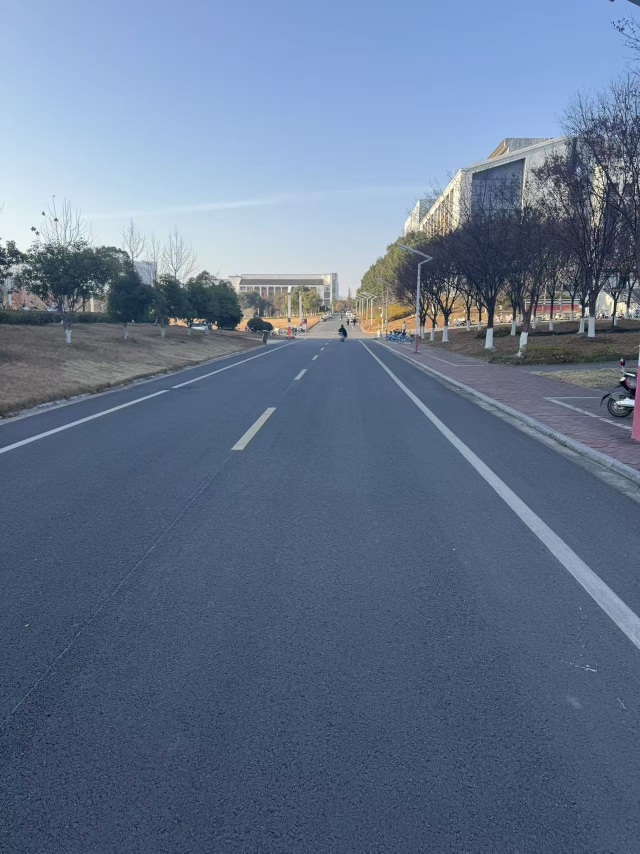
#> input picture 实验一/input_image.jpg, 1280 x 1707 px (shown at 1/2 size)
$ jupyter execute '实验一代码.ipynb'   (shell and % lines are left out)
#> lines starting #> are read from the running program, lines starting #| are printed output that depends on the picture
# 实验一：图像滤波与特征提取

## 1. 实验环境准备
导入实验所需的数值计算库 Numpy、图像处理辅助库 PIL（用于读写文件）以及绘图库 Matplotlib。
同时配置 Matplotlib 以支持中文显示。

[cell 1]
import numpy as np
import matplotlib.pyplot as plt
from PIL import Image
import time
from pathlib import Path

RESULT_DIR = Path("result")
RESULT_DIR.mkdir(exist_ok=True)

# 设置绘图风格
plt.rcParams['font.sans-serif'] = ['SimHei']  # 用于正常显示中文标签
plt.rcParams['axes.unicode_minus'] = False    # 用于正常显示负号

### 1.1 基础数学工具
为了不依赖 OpenCV 等库，我们需要手动实现以下像素级操作：
1.  **RGB 转灰度**：根据人眼对不同颜色的敏感度，使用公式：
    $$Gray = 0.299 \times R + 0.587 \times G + 0.114 \times B$$
2.  **归一化 (Normalization)**：卷积计算后的结果可能超出 0-255 范围或出现负数，需将其线性映射回 8 位整数范围以便显示。

[cell 2]
def manual_rgb2gray(img_arr):
    """
    手动实现RGB转灰度
    输入: (H, W, 3) 图像数组
    输出: (H, W) 灰度数组
    """
    if len(img_arr.shape) == 3:
        # 利用 Numpy 的点积实现加权求和
        return np.dot(img_arr[...,:3], [0.299, 0.587, 0.114]).astype(np.uint8)
    return img_arr

def min_max_normalize(img):
    """
    将矩阵数值归一化到 0-255 并转为 uint8 类型
    公式: 255 * (x - min) / (max - min)
    """
    img_min, img_max = img.min(), img.max()
    if img_max - img_min == 0:
        return img.astype(np.uint8)
    # 浮点运算保持精度，最后转整型
    return (255 * (img - img_min) / (img_max - img_min)).astype(np.uint8)

### 1.2 核心算法：手动卷积 (Convolution)
卷积是滤波和边缘检测的基础。实现步骤如下：
1.  **Padding (填充)**：为了保证输出图像尺寸与输入一致，需要在原图边缘填充 0 (Zero Padding)。填充宽度取决于卷积核尺寸。
2.  **滑动窗口 (Sliding Window)**：使用双重循环遍历图像的每一个像素。
3.  **加权求和**：提取当前窗口内的感兴趣区域 (ROI)，与卷积核进行逐元素相乘并求和，得到该位置的新像素值。

[cell 3]
def manual_convolution(img, kernel):
    """
    手动实现二维卷积操作 (不调用任何滤波库)
    img: 输入二维灰度数组
    kernel: 二维卷积核矩阵
    """
    H, W = img.shape
    k_h, k_w = kernel.shape

    # 计算需要填充的宽度 (通常是核尺寸的一半)
    pad_h, pad_w = k_h // 2, k_w // 2

    # 1. Zero Padding：创建一个大一圈的全0矩阵，把原图放中间
    padded = np.zeros((H + 2*pad_h, W + 2*pad_w), dtype=np.float32)
    padded[pad_h:-pad_h, pad_w:-pad_w] = img

    output = np.zeros((H, W), dtype=np.float32)

    # 2. 滑动窗口计算
    # 虽然用了 Numpy 的切片 (padded[...]) 来加速提取 ROI，
    # 但核心逻辑依然是手动实现的卷积原理，没有调用 cv2.filter2D
    for i in range(H):
        for j in range(W):
            # 提取与卷积核同等大小的区域
            roi = padded[i:i+k_h, j:j+k_w]
            # 卷积运算：对应位置相乘再求和
            output[i, j] = np.sum(roi * kernel)

    return output

### 1.3 数据加载
读取本地拍摄的图像文件。为了确保纯 Python 实现的卷积算法能在合理时间内运行完毕（避免双重循环耗时过长），对高分辨率图像进行了适当的等比例缩放。随后将其转换为灰度图以备后续处理。

[cell 4]
# 图片路径设置
image_path = 'input_image.jpg'

try:
    pil_img = Image.open(image_path)
#> pil_img is the input picture: PIL image 1280x1707 RGB; mean R, G, B 99.5, 116.4, 141.5

    # 图像预处理：限制最大宽度为 400px，高度等比缩放
    # 原因：手动实现的卷积（Python循环）在千万级像素的大图上会非常慢
    target_width = 400
    if pil_img.size[0] > target_width:
        scale_ratio = target_width / pil_img.size[0]
#> scale_ratio = 0.312
        new_height = int(pil_img.size[1] * scale_ratio)
#> new_height = 533
        pil_img = pil_img.resize((target_width, new_height))
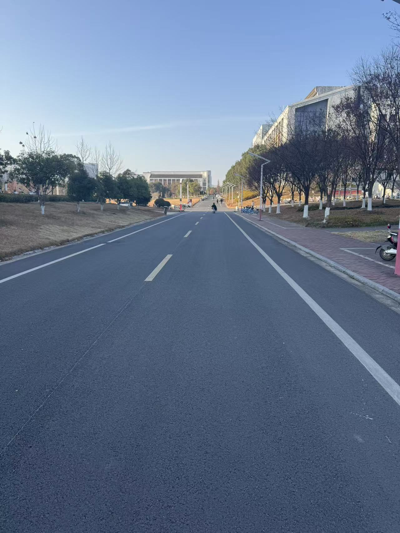
#> pil_img: PIL image 400x533 RGB; mean R, G, B 99.5, 116.4, 141.5

    img_rgb = np.array(pil_img)

    # 转换为灰度图供滤波使用
    img_gray = manual_rgb2gray(img_rgb)

    print(f"图像加载成功，处理尺寸: {img_rgb.shape}")
#| 图像加载成功，处理尺寸: (533, 400, 3)

    # 简单的预览
    plt.figure(figsize=(4, 4))
    plt.imshow(img_rgb)
    plt.title("原始输入图像")
    plt.axis('off')
    plt.show()

except FileNotFoundError:
    print(f"错误: 找不到文件 '{image_path}'，请检查文件名或路径。")
except Exception as e:
    print(f"发生未知错误: {e}")

## 2. Sobel 算子滤波

### 2.1 算法分析
Sobel 算子是一种离散微分算子，结合了高斯平滑和微分求导。它包含两组 $3 \times 3$ 的矩阵，分别为：
* **水平方向核 ($G_x$)**：检测纵向边缘。
    $$G_x = \begin{bmatrix} -1 & 0 & +1 \\ -2 & 0 & +2 \\ -1 & 0 & +1 \end{bmatrix}$$
* **垂直方向核 ($G_y$)**：检测横向边缘。
    $$G_y = \begin{bmatrix} +1 & +2 & +1 \\ 0 & 0 & 0 \\ -1 & -2 & -1 \end{bmatrix}$$

最终的梯度幅值计算公式为：$G = \sqrt{G_x^2 + G_y^2}$。

[cell 5]
def apply_sobel_filter(gray_img):
    # 定义 Sobel 核
    sobel_x = np.array([[-1, 0, 1],
                        [-2, 0, 2],
                        [-1, 0, 1]])

    sobel_y = np.array([[1, 2, 1],
                        [0, 0, 0],
                        [-1, -2, -1]])

    # 分别卷积
    grad_x = manual_convolution(gray_img, sobel_x)
#> in manual_convolution, `padded[pad_h:-pad_h, pad_w:-pad_w] = img`:
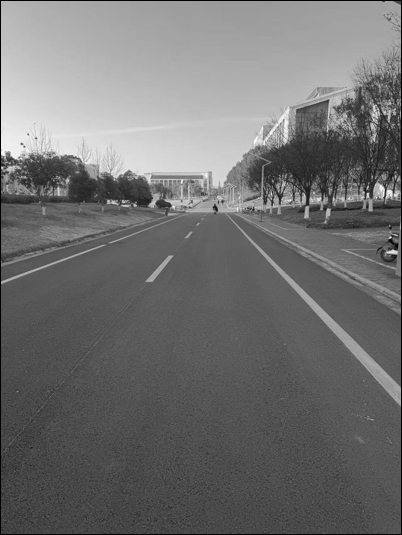
#> padded: shape (535, 402) float32; min 0, max 250, mean 112.7
#> after the loop in manual_convolution, `for i in range(H):`:
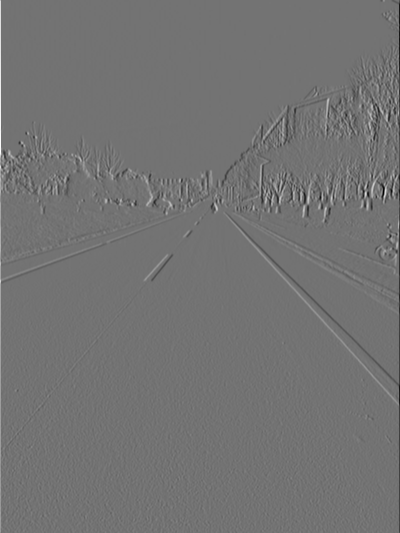
#> output: shape (533, 400) float32; min -803, max 975, mean -0.1; drawn with min black and max white
    grad_y = manual_convolution(gray_img, sobel_y)
#> after the loop in manual_convolution (call 2), `for i in range(H):`:
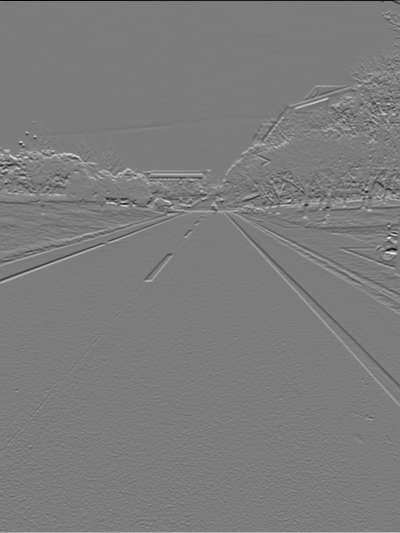
#> output: shape (533, 400) float32; min -741, max 774, mean 0.7; drawn with min black and max white

    # 合成梯度幅值
    magnitude = np.sqrt(grad_x**2 + grad_y**2)
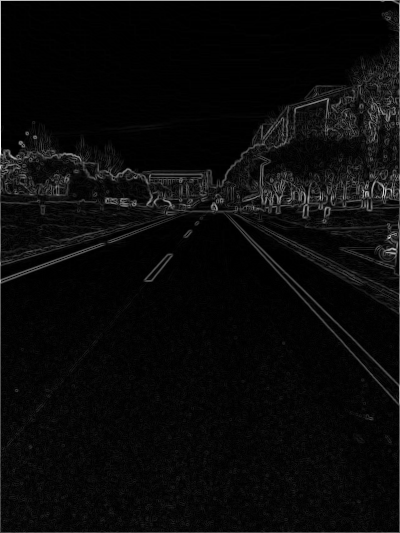
#> magnitude: shape (533, 400) float32; min 0, max 976.1, mean 39.8; drawn with min black and max white
    return min_max_normalize(magnitude)
#> in min_max_normalize, `img_min, img_max = img.min(), img.max()`: img_min = 0; img_max = 976.1

# --- 执行与保存 ---
print("正在执行 Sobel 滤波...")
sobel_img = apply_sobel_filter(img_gray)

# 保存结果
Image.fromarray(sobel_img).save(RESULT_DIR / 'result_sobel.png')

# 可视化
plt.figure(figsize=(6, 5))
plt.imshow(sobel_img, cmap='gray')
plt.title("Sobel 算子滤波结果")
plt.axis('off')
plt.show()

## 3. 给定卷积核滤波

### 3.1 算法分析
实验要求使用以下特定卷积核对图像进行滤波：
$$Kernel = \begin{bmatrix} 1 & 0 & -1 \\ 2 & 0 & -2 \\ 1 & 0 & -1 \end{bmatrix}$$

**分析**：观察该矩阵结构，左侧权重为正，右侧权重为负，中间为 0。这在数学上等同于 Sobel 算子中的 $G_x$ 翻转（或者说它计算的是水平方向上的灰度差分）。因此，预期该算法将强烈响应图像中的**竖直边缘**（如墙缝、树干等），而对水平边缘响应较弱。

[cell 6]
def apply_custom_kernel(gray_img):
    # 定义题目给定的核
    kernel = np.array([[1, 0, -1],
                       [2, 0, -2],
                       [1, 0, -1]])

    # 执行卷积
    result = manual_convolution(gray_img, kernel)
#> after the loop in manual_convolution (call 3), `for i in range(H):`:
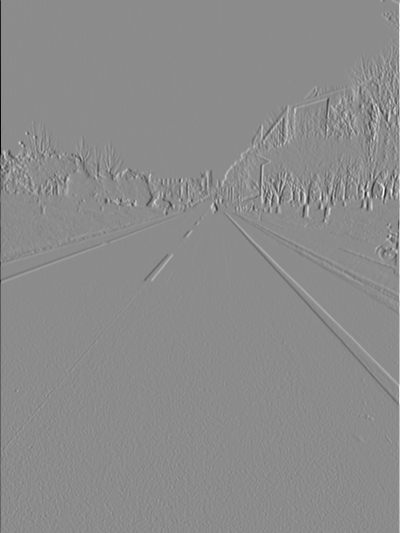
#> output: shape (533, 400) float32; min -975, max 803, mean 0.1; drawn with min black and max white

    # 取绝对值（因为边缘差分可能是负数）并归一化
    return min_max_normalize(np.abs(result))
#> in min_max_normalize (call 2), `img_min, img_max = img.min(), img.max()`: img_max = 975
#> in min_max_normalize (call 2), `return (255 * (img - img_min) / (img_max - img_min)).astype(np.uint8)`:
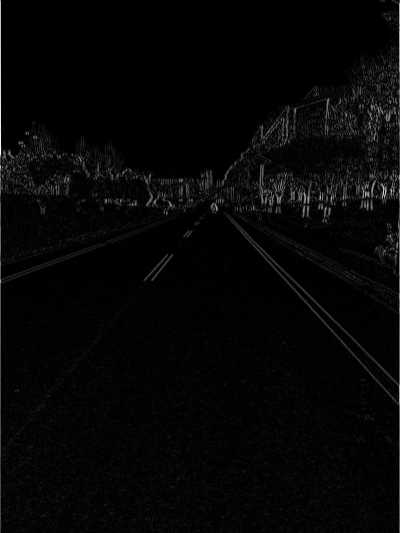
#> returned value: shape (533, 400); min 0, max 255, mean 5.8

# --- 执行与保存 ---
print("正在执行给定卷积核滤波...")
custom_img = apply_custom_kernel(img_gray)

# 保存结果
Image.fromarray(custom_img).save(RESULT_DIR / 'result_custom_kernel.png')

# 可视化
plt.figure(figsize=(6, 5))
plt.imshow(custom_img, cmap='gray')
plt.title("给定卷积核滤波结果 (竖直边缘响应)")
plt.axis('off')
plt.show()

## 4. 颜色直方图提取

### 4.1 算法分析
颜色直方图用于描述图像中不同颜色在整幅图像中的分布情况，具有旋转和平移不变性。
算法流程：
1.  初始化三个长度为 256 的数组（对应 0-255 灰度级），分别代表 R、G、B 通道。
2.  遍历图像的每一个像素。
3.  读取该像素各通道的值，并在对应数组的相应索引位置加 1。
4.  最终得到三个通道的频数分布。

[cell 7]
def manual_color_histogram(img_arr):
    # 初始化三个计数桶
    hist_r = np.zeros(256, dtype=int)
    hist_g = np.zeros(256, dtype=int)
    hist_b = np.zeros(256, dtype=int)

    # 展平数组方便遍历
    # img_arr[:,:,0] 是 R 通道
    for val in img_arr[:,:,0].reshape(-1):
        hist_r[val] += 1
#> this loop made 213200 passes
#> val on passes 1 to 3: 159, 159, 159
#> after the loop, hist_r = 256 values, max 5368 at index 78, min 0 at index 3, mean 832.8
    for val in img_arr[:,:,1].reshape(-1):
        hist_g[val] += 1
#> this loop made 213200 passes
#> val on passes 1 to 3: 184, 184, 184
#> after the loop, hist_g = 256 values, max 4495 at index 95, min 0 at index 0, mean 832.8
    for val in img_arr[:,:,2].reshape(-1):
        hist_b[val] += 1
#> this loop made 213200 passes
#> val on passes 1 to 3: 225, 225, 225
#> after the loop, hist_b = 256 values, max 4717 at index 122, min 0 at index 0, mean 832.8

    return hist_r, hist_g, hist_b

# --- 执行与保存 ---
print("正在计算颜色直方图...")
h_r, h_g, h_b = manual_color_histogram(img_rgb)
#> h_r has the same summary as hist_r in manual_color_histogram; h_g has the same summary as hist_g in manual_color_histogram; h_b has the same summary as hist_b in manual_color_histogram

# 绘制并保存统计图
plt.figure(figsize=(10, 5))
x = np.arange(256)
plt.plot(x, h_r, color='r', label='R 通道', alpha=0.7)
plt.plot(x, h_g, color='g', label='G 通道', alpha=0.7)
plt.plot(x, h_b, color='b', label='B 通道', alpha=0.7)
plt.title("RGB 颜色直方图")
plt.xlabel("像素灰度值")
plt.ylabel("像素数量")
plt.legend()
plt.grid(alpha=0.3)

plt.savefig(RESULT_DIR / 'result_histogram.png', dpi=100) # 保存图表
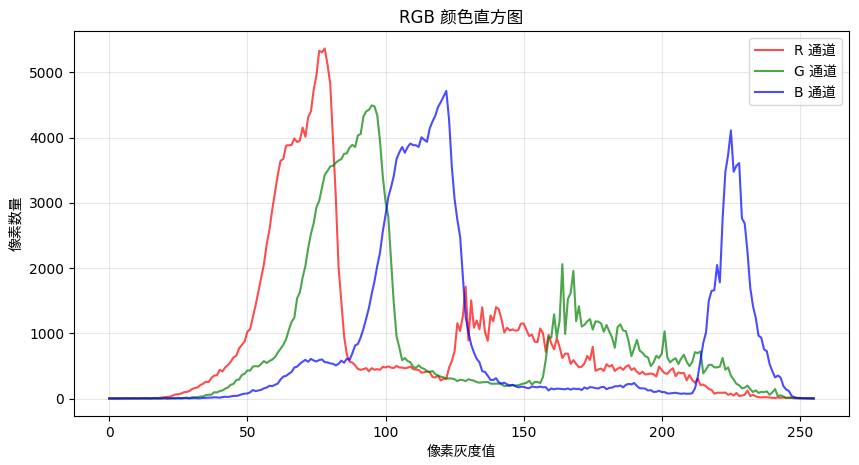
#> figure drawn by matplotlib, 1 panel; curve peaks at x = 78, y = 5368; curve peaks at x = 95, y = 4495; curve peaks at x = 122, y = 4717
plt.show()

## 5. 纹理特征提取

### 5.1 算法分析 (LBP)
本实验采用 **局部二值模式 (Local Binary Pattern, LBP)** 提取纹理特征。
算法步骤：
1.  **窗口定义**：对每个像素，取其 $3 \times 3$ 邻域。
2.  **二值化**：以中心像素值为阈值，将 8 个邻域像素二值化。若邻域像素 $\ge$ 中心像素，记为 1，否则记为 0。
3.  **编码**：将 8 位二进制数按顺时针顺序组合，转化为一个十进制数（0-255），作为该中心像素的新值。
4.  **统计**：计算 LBP 图像的直方图并归一化，得到的 256 维向量即为纹理特征。

[cell 8]
def extract_lbp_feature(gray_img):
    H, W = gray_img.shape
#> H = 533; W = 400
    # LBP 图比原图小一圈
    lbp_map = np.zeros((H-2, W-2), dtype=np.uint8)

    # 8邻域权重 (从左上角开始顺时针)
    weights = np.array([1, 2, 4, 8, 16, 32, 64, 128])

    for i in range(1, H-1):
        for j in range(1, W-1):
            center = gray_img[i, j]
            # 获取8个邻居
            neighbors = np.array([
                gray_img[i-1, j-1], gray_img[i-1, j], gray_img[i-1, j+1],
                gray_img[i,   j+1],
                gray_img[i+1, j+1], gray_img[i+1, j], gray_img[i+1, j-1],
                gray_img[i,   j-1]
            ])
            # 阈值比较与加权求和
            code = np.sum((neighbors >= center) * weights)
            lbp_map[i-1, j-1] = code
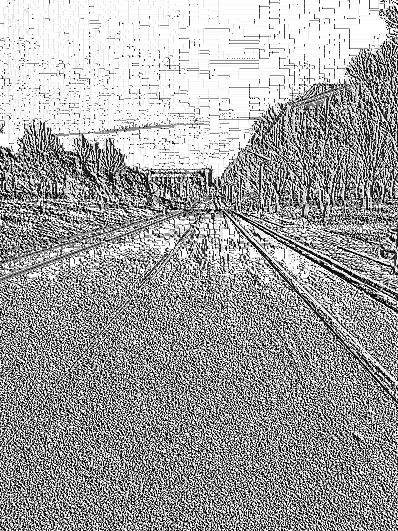
#> lbp_map: shape (531, 398); min 0, max 255, mean 162.2

    # 计算直方图作为特征向量
    lbp_hist = np.zeros(256, dtype=int)
    for val in lbp_map.reshape(-1):
        lbp_hist[val] += 1
#> this loop made 211338 passes
#> val on passes 1 to 3: 255, 255, 255
#> after the loop, lbp_hist = 256 values, max 45176 at index 255, min 34 at index 170, mean 825.5

    # 归一化 (Probability Distribution)
    feature_vector = lbp_hist / lbp_hist.sum()
#> feature_vector = 256 values, max 0.214 at index 255, min 0.000161 at index 170, mean 0.00391

    return lbp_map, feature_vector

# --- 执行与保存 ---
print("正在提取 LBP 纹理特征...")
lbp_img, lbp_vec = extract_lbp_feature(img_gray)
#> lbp_vec has the same summary as feature_vector in extract_lbp_feature

# 1. 保存纹理特征数据
np.save(RESULT_DIR /'texture_features.npy', lbp_vec)
print("特征文件已保存: texture_features.npy")

# 2. 保存 LBP 纹理图
Image.fromarray(lbp_img).save(RESULT_DIR / 'result_lbp_texture.png')

# 3. 可视化对比
plt.figure(figsize=(12, 5))
plt.subplot(1, 2, 1)
plt.imshow(lbp_img, cmap='gray')
plt.title("LBP 纹理可视化")
plt.axis('off')

plt.subplot(1, 2, 2)
plt.bar(range(256), lbp_vec, width=1, color='black')
plt.title("纹理特征向量 (LBP直方图)")
plt.xlabel("LBP Code")
plt.ylabel("Frequency")

plt.savefig(RESULT_DIR / 'result_lbp_analysis.png', dpi=100)
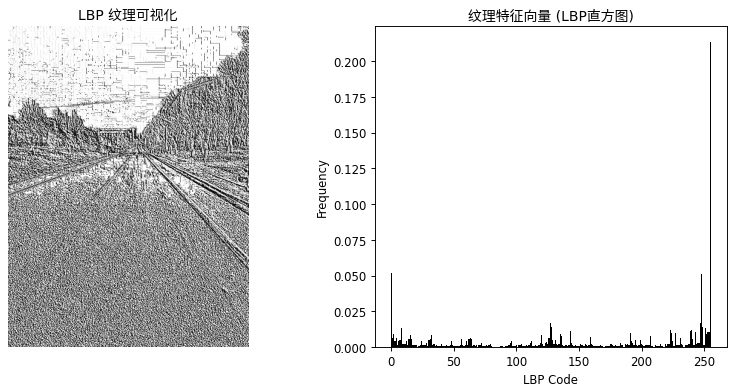
#> figure drawn by matplotlib, 2 panels; panel 2: tallest bar 0.214 high, from x = 254.5 to 255.5
plt.show()
